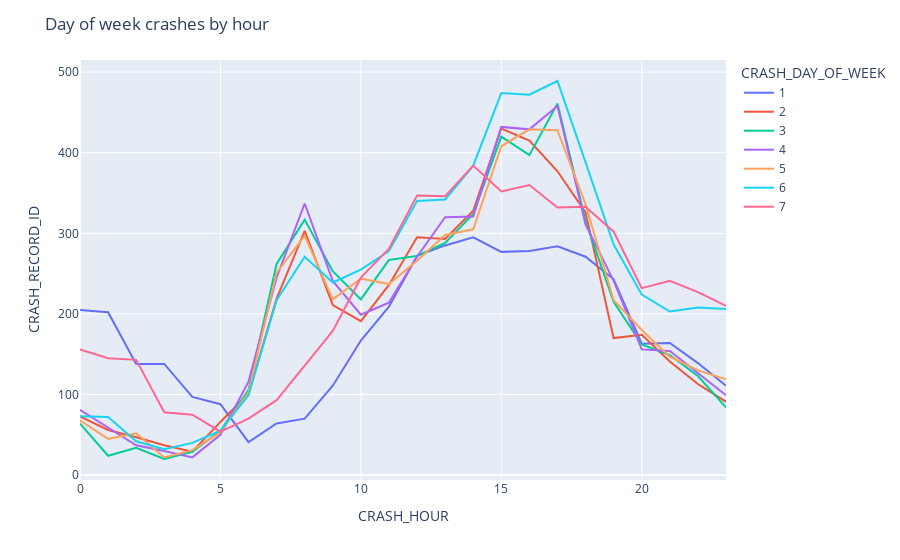

Notebook cell for this chart:
### Markdown cell above
# Day of week by hour

### Code cell
day_dist = data.groupby([
    'CRASH_HOUR',
    'CRASH_DAY_OF_WEEK'
]).agg({'CRASH_RECORD_ID': 'count'}).reset_index()

fig = px.line(
    day_dist,
    x='CRASH_HOUR',
    y='CRASH_RECORD_ID', 
    color='CRASH_DAY_OF_WEEK'
)

fig.update_layout(title_text=f'Day of week crashes by hour')

### Figure 1 — Plotly figure (JSON) as saved in the notebook; plotly's stock layout.template omitted (floating-point values rounded to 4 significant figures)
{"data": [{"hovertemplate": "CRASH_DAY_OF_WEEK=1<br>CRASH_HOUR=%{x}<br>CRASH_RECORD_ID=%{y}<extra></extra>", "legendgroup": "1", "line": {"color": "#636efa", "dash": "solid"}, "mode": "lines", "name": "1", "orientation": "v", "showlegend": true, "type": "scatter", "x": [0, 1, 2, 3, 4, 5, 6, 7, 8, 9, 10, 11, 12, 13, 14, 15, 16, 17, 18, 19, 20, 21, 22, 23], "xaxis": "x", "y": [205, 202, 138, 138, 97, 88, 41, 64, 70, 111, 167, 209, 272, 285, 295, 277, 278, 284, 271, 243, 163, 164, 139, 111], "yaxis": "y"}, {"hovertemplate": "CRASH_DAY_OF_WEEK=2<br>CRASH_HOUR=%{x}<br>CRASH_RECORD_ID=%{y}<extra></extra>", "legendgroup": "2", "line": {"color": "#EF553B", "dash": "solid"}, "mode": "lines", "name": "2", "orientation": "v", "showlegend": true, "type": "scatter", "x": [0, 1, 2, 3, 4, 5, 6, 7, 8, 9, 10, 11, 12, 13, 14, 15, 16, 17, 18, 19, 20, 21, 22, 23], "xaxis": "x", "y": [73, 56, 47, 37, 29, 66, 101, 219, 303, 211, 191, 236, 295, 293, 328, 430, 415, 377, 326, 170, 174, 141, 113, 91], "yaxis": "y"}, {"hovertemplate": "CRASH_DAY_OF_WEEK=3<br>CRASH_HOUR=%{x}<br>CRASH_RECORD_ID=%{y}<extra></extra>", "legendgroup": "3", "line": {"color": "#00cc96", "dash": "solid"}, "mode": "lines", "name": "3", "orientation": "v", "showlegend": true, "type": "scatter", "x": [0, 1, 2, 3, 4, 5, 6, 7, 8, 9, 10, 11, 12, 13, 14, 15, 16, 17, 18, 19, 20, 21, 22, 23], "xaxis": "x", "y": [64, 24, 34, 20, 29, 55, 106, 262, 317, 253, 218, 267, 272, 288, 324, 420, 397, 461, 315, 215, 162, 149, 123, 84], "yaxis": "y"}, {"hovertemplate": "CRASH_DAY_OF_WEEK=4<br>CRASH_HOUR=%{x}<br>CRASH_RECORD_ID=%{y}<extra></extra>", "legendgroup": "4", "line": {"color": "#ab63fa", "dash": "solid"}, "mode": "lines", "name": "4", "orientation": "v", "showlegend": true, "type": "scatter", "x": [0, 1, 2, 3, 4, 5, 6, 7, 8, 9, 10, 11, 12, 13, 14, 15, 16, 17, 18, 19, 20, 21, 22, 23], "xaxis": "x", "y": [81, 59, 37, 30, 22, 50, 116, 245, 337, 241, 199, 214, 271, 320, 321, 432, 429, 458, 311, 241, 156, 154, 126, 99], "yaxis": "y"}, {"hovertemplate": "CRASH_DAY_OF_WEEK=5<br>CRASH_HOUR=%{x}<br>CRASH_RECORD_ID=%{y}<extra></extra>", "legendgroup": "5", "line": {"color": "#FFA15A", "dash": "solid"}, "mode": "lines", "name": "5", "orientation": "v", "showlegend": true, "type": "scatter", "x": [0, 1, 2, 3, 4, 5, 6, 7, 8, 9, 10, 11, 12, 13, 14, 15, 16, 17, 18, 19, 20, 21, 22, 23], "xaxis": "x", "y": [68, 45, 52, 22, 31, 53, 103, 251, 297, 218, 244, 237, 266, 298, 305, 408, 429, 428, 336, 217, 180, 147, 130, 119], "yaxis": "y"}, {"hovertemplate": "CRASH_DAY_OF_WEEK=6<br>CRASH_HOUR=%{x}<br>CRASH_RECORD_ID=%{y}<extra></extra>", "legendgroup": "6", "line": {"color": "#19d3f3", "dash": "solid"}, "mode": "lines", "name": "6", "orientation": "v", "showlegend": true, "type": "scatter", "x": [0, 1, 2, 3, 4, 5, 6, 7, 8, 9, 10, 11, 12, 13, 14, 15, 16, 17, 18, 19, 20, 21, 22, 23], "xaxis": "x", "y": [73, 72, 42, 32, 40, 55, 99, 217, 271, 239, 255, 278, 340, 342, 384, 474, 472, 489, 388, 286, 224, 203, 208, 206], "yaxis": "y"}, {"hovertemplate": "CRASH_DAY_OF_WEEK=7<br>CRASH_HOUR=%{x}<br>CRASH_RECORD_ID=%{y}<extra></extra>", "legendgroup": "7", "line": {"color": "#FF6692", "dash": "solid"}, "mode": "lines", "name": "7", "orientation": "v", "showlegend": true, "type": "scatter", "x": [0, 1, 2, 3, 4, 5, 6, 7, 8, 9, 10, 11, 12, 13, 14, 15, 16, 17, 18, 19, 20, 21, 22, 23], "xaxis": "x", "y": [156, 145, 143, 78, 75, 54, 70, 93, 136, 179, 245, 281, 347, 346, 384, 352, 360, 332, 333, 302, 232, 241, 227, 210], "yaxis": "y"}], "layout": {"legend": {"title": {"text": "CRASH_DAY_OF_WEEK"}, "tracegroupgap": 0}, "margin": {"t": 60}, "title": {"text": "Day of week crashes by hour"}, "xaxis": {"anchor": "y", "domain": [0, 1], "title": {"text": "CRASH_HOUR"}}, "yaxis": {"anchor": "x", "domain": [0, 1], "title": {"text": "CRASH_RECORD_ID"}}}}
